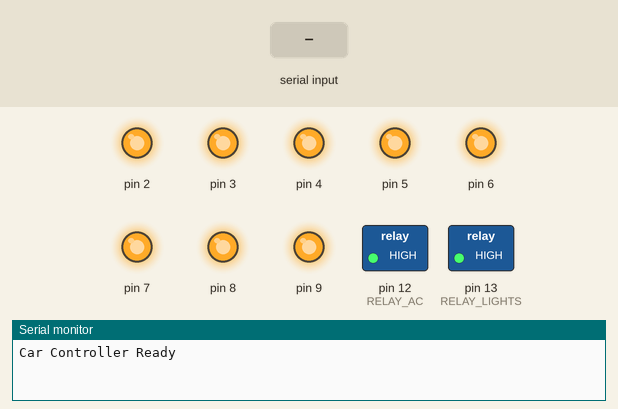
This sketch was run on a simulated Arduino Uno, built with avr-gcc and run on an emulated ATmega328P. Parts: switched loads named in the sketch (green lamp = pin HIGH), output pins drawn as LEDs (lit = HIGH), the last lines printed to the serial monitor. The test bench sets the inputs (shaded band). Pins used as bus, display or sensor lines are not drawn.

Above: at 1.2 s.
1.3 s: "WIN_ALL_OPEN\n" received over the second serial link
At 1.7 s:
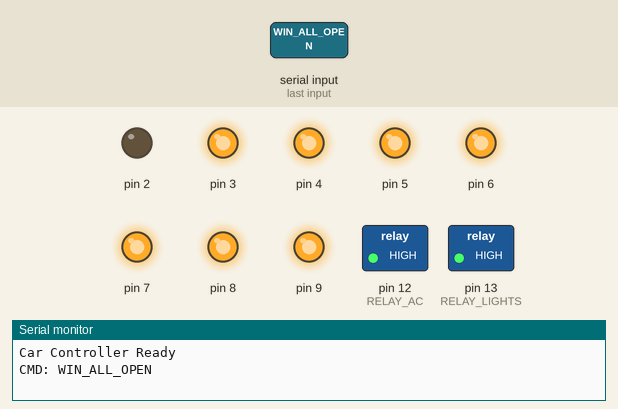
3.3 s: "WIN_ALL_CLOSE\n" received over the second serial link
At 3.7 s:
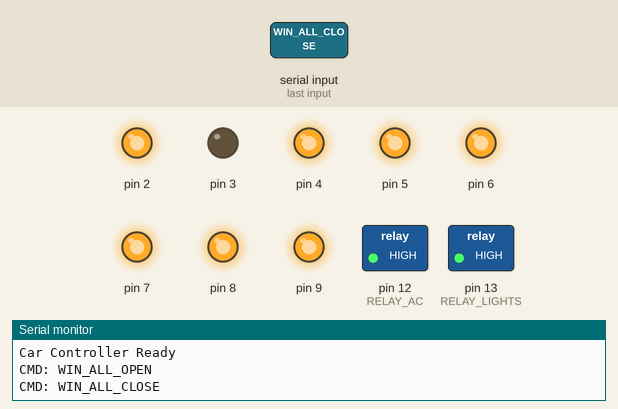
5.3 s: "WIN_FL_OPEN\n" received over the second serial link
At 5.7 s:
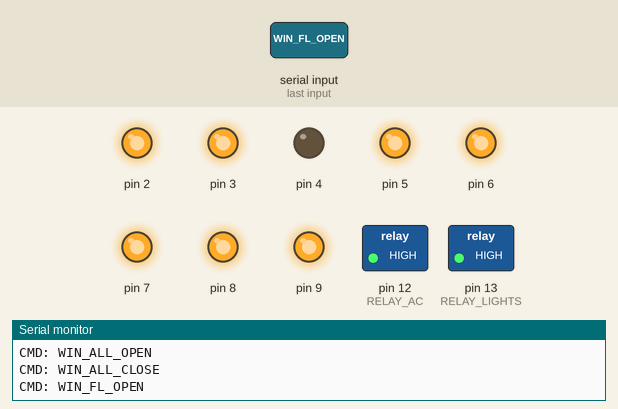
7.3 s: "WIN_FL_CLOSE\n" received over the second serial link
At 7.6 s:
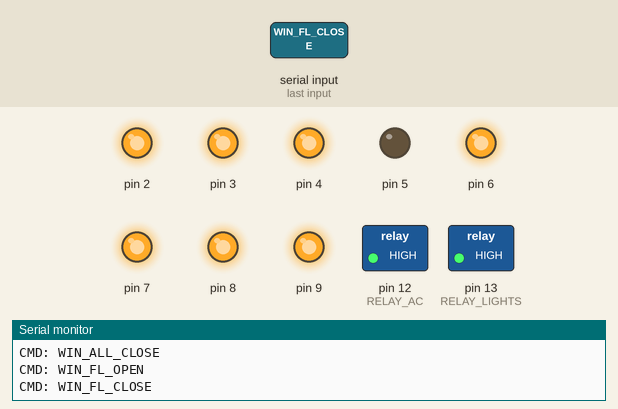
9.3 s: "WIN_FR_OPEN\n" received over the second serial link
At 9.7 s:
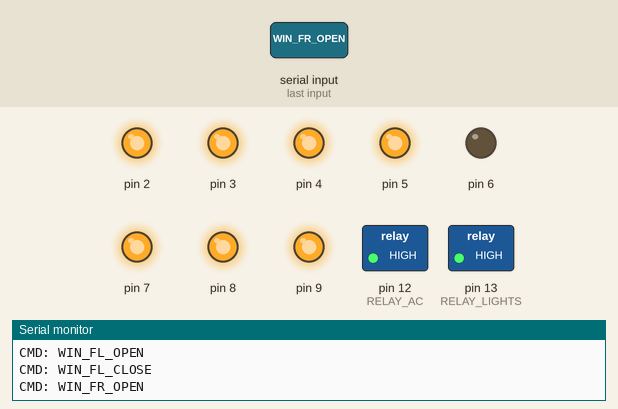
11.3 s: "WIN_FR_CLOSE\n" received over the second serial link
At 11.7 s:
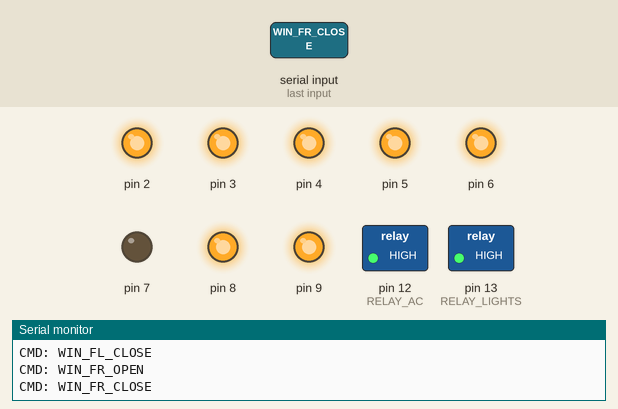
Timing chart, 0 to 14.3 s (numbered marks = the images above; inputs shaded):
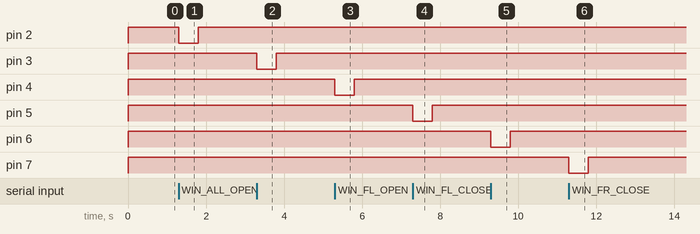

Measured:
- after the input at 1.3 s, pin 2: HIGH → LOW at once, → HIGH 0.50 s later
- after the input at 3.3 s, pin 3: HIGH → LOW at once, → HIGH 0.50 s later
- after the input at 5.3 s, pin 4: HIGH → LOW at once, → HIGH 0.50 s later
- after the input at 7.3 s, pin 5: HIGH → LOW at once, → HIGH 0.50 s later
- after the input at 9.3 s, pin 6: HIGH → LOW at once, → HIGH 0.50 s later
- after the input at 11.3 s, pin 7: HIGH → LOW at once, → HIGH 0.50 s later

The sketch:

car_controller.ino
```cpp
// Car Controller Arduino Firmware
// HC-05 Bluetooth Module -> Arduino -> Relay Board -> Car Electronics
// Baud rate: 9600

#include <SoftwareSerial.h>

SoftwareSerial bluetooth(10, 11); // RX, TX

// Relay pins (LOW = ON for most relay boards)
#define RELAY_WIN_ALL_OPEN  2
#define RELAY_WIN_ALL_CLOSE 3
#define RELAY_WIN_FL_OPEN   4
#define RELAY_WIN_FL_CLOSE  5
#define RELAY_WIN_FR_OPEN   6
#define RELAY_WIN_FR_CLOSE  7
#define RELAY_SUNROOF_OPEN  8
#define RELAY_SUNROOF_CLOSE 9
#define RELAY_AC            12
#define RELAY_LIGHTS        13

#define RELAY_PULSE_MS 500  // How long to hold relay before releasing

void setup() {
  Serial.begin(9600);
  bluetooth.begin(9600);

  // All relays off initially
  for (int i = 2; i <= 13; i++) {
    pinMode(i, OUTPUT);
    digitalWrite(i, HIGH);
  }
  Serial.println("Car Controller Ready");
}

void pulseRelay(int pin, int duration = RELAY_PULSE_MS) {
  digitalWrite(pin, LOW);
  delay(duration);
  digitalWrite(pin, HIGH);
}

void loop() {
  if (bluetooth.available()) {
    String cmd = bluetooth.readStringUntil('\n');
    cmd.trim();
    Serial.print("CMD: ");
    Serial.println(cmd);

    if      (cmd == "WIN_ALL_OPEN")  pulseRelay(RELAY_WIN_ALL_OPEN);
    else if (cmd == "WIN_ALL_CLOSE") pulseRelay(RELAY_WIN_ALL_CLOSE);
    else if (cmd == "WIN_FL_OPEN")   pulseRelay(RELAY_WIN_FL_OPEN);
    else if (cmd == "WIN_FL_CLOSE")  pulseRelay(RELAY_WIN_FL_CLOSE);
    else if (cmd == "WIN_FR_OPEN")   pulseRelay(RELAY_WIN_FR_OPEN);
    else if (cmd == "WIN_FR_CLOSE")  pulseRelay(RELAY_WIN_FR_CLOSE);
    else if (cmd == "SUNROOF_OPEN")  pulseRelay(RELAY_SUNROOF_OPEN);
    else if (cmd == "SUNROOF_CLOSE") pulseRelay(RELAY_SUNROOF_CLOSE);
    else if (cmd == "AC_ON")         digitalWrite(RELAY_AC, LOW);
    else if (cmd == "AC_OFF")        digitalWrite(RELAY_AC, HIGH);
    else if (cmd == "LIGHTS_ON")     digitalWrite(RELAY_LIGHTS, LOW);
    else if (cmd == "LIGHTS_OFF")    digitalWrite(RELAY_LIGHTS, HIGH);
    else if (cmd == "HORN_BEEP")     pulseRelay(RELAY_LIGHTS, 200);

    // Music commands go to Android media session, no relay needed
    bluetooth.println("OK:" + cmd);
  }
}
```
